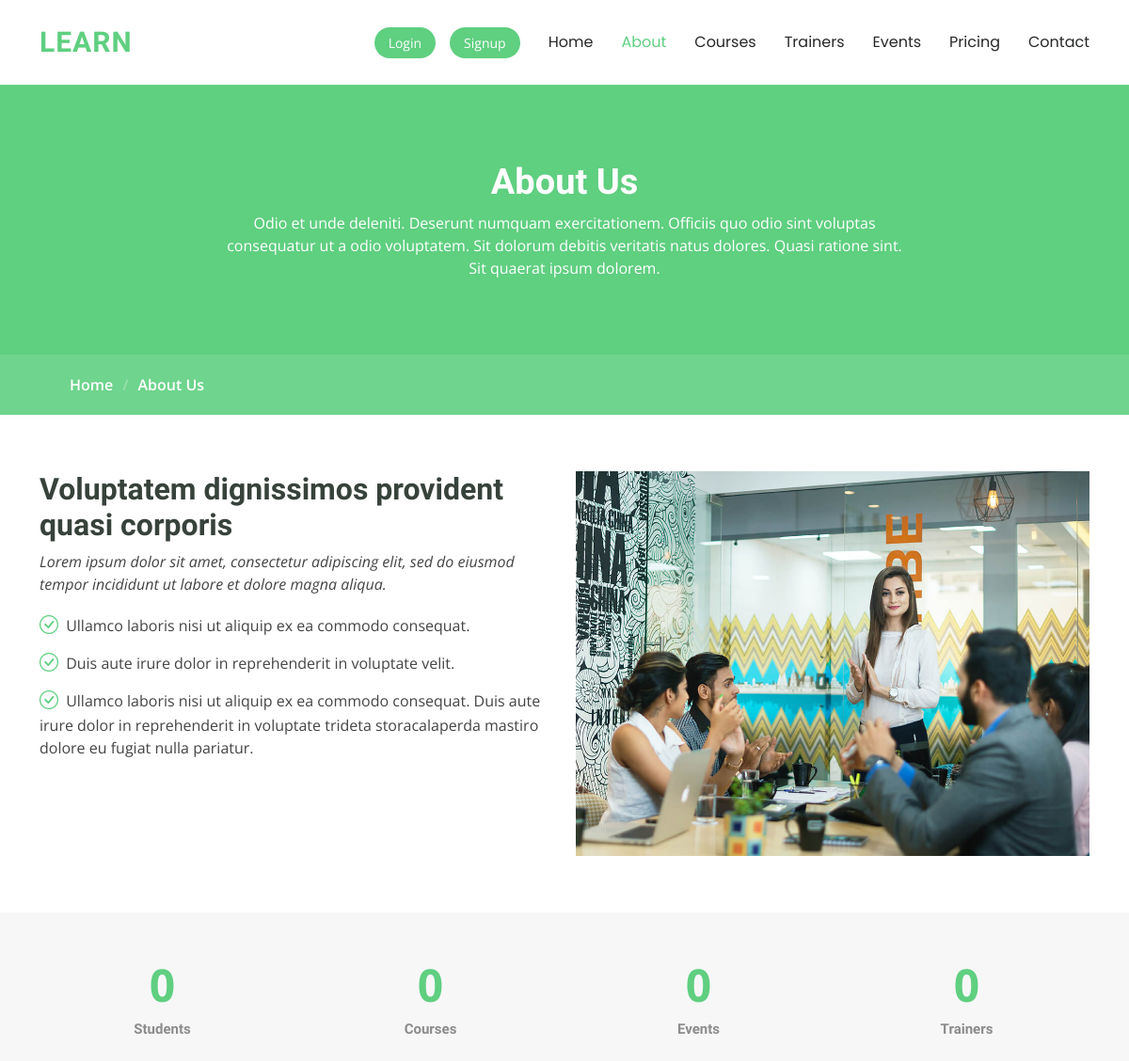
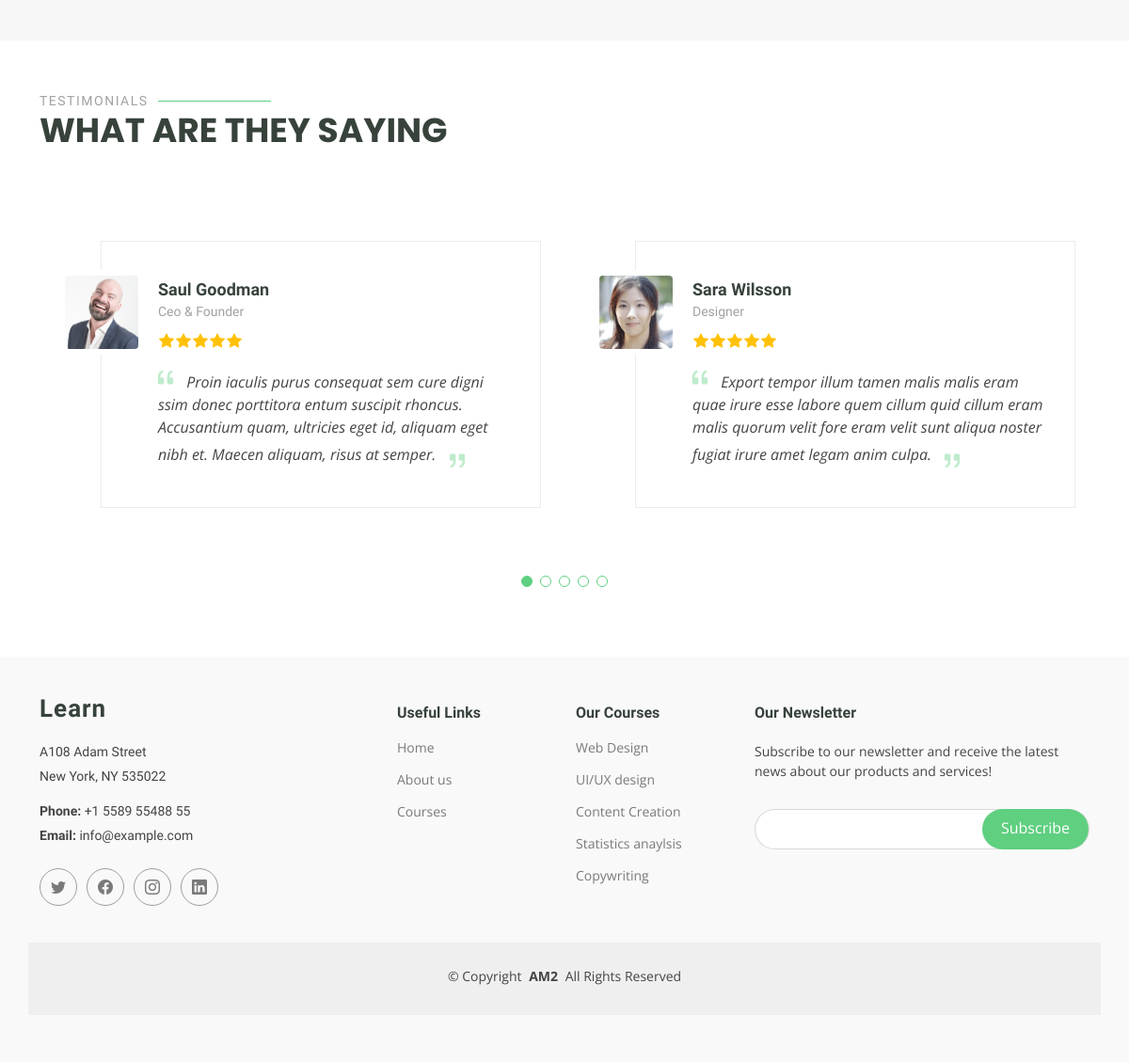
/about, run on the app's committed database (2 pictures, top to bottom).
### accounts/models.py (models this page shows)
class Course(models.Model):
    course_name = models.CharField(max_length=100)
    trainer = models.ForeignKey(Trainer, on_delete=models.CASCADE)
    cover_photo = models.ImageField(upload_to="static/img/")
    description = models.TextField()
    price = models.FloatField()
    def __str__(self):
        return self.course_name

### edu/views.py (the view)
# urls.py: path("about", v.about, name="About"),
def about(req):
    return render(req, "about.html")

### accounts/templatetags/extra.py (called while the page is built)
def limit(items, limit):
    return items[:limit]

### edu/context.py (called while the page is built)
def course_links(req):
    courses = Course.objects.all()
    return {"Courses": courses}

def student_registered_courses(req):
    if req.user.is_authenticated and not req.user.is_staff:
        student = Student.objects.get(user=req.user)
        all_courses = student.courses.all()
        return {"RegisteredCourses": all_courses}
    else:
        return {"RegisteredCourses": None}

### edu/templates/about.html (shortened to what this page needs)
{% extends "base.html" %}
{% load static %}
  {% block content %}
<body class="about-page">
  <main class="main">
    <div class="page-title" data-aos="fade">
      <div class="heading">
        <div class="container">
          <div class="row d-flex justify-content-center text-center">
            <div class="col-lg-8">
              <h1 class="">About Us<br></h1>
              <p class="mb-0">Odio et unde deleniti. Deserunt numquam exercitationem. Officiis quo odio sint voluptas
                consequatur ut a odio voluptatem. Sit dolorum debitis veritatis natus dolores. Quasi ratione sint. Sit
                quaerat ipsum dolorem.</p>
            </div>
          </div>
        </div>
      </div>
      <nav class="breadcrumbs">
        <div class="container">
          <ol>
            <li><a href="{% url 'Home' %}">Home</a></li>
            <li class="current">About Us<br></li>
          </ol>
        </div>
      </nav>
    </div>
    <section id="about-us" class="section about-us">
      <div class="container">
        <div class="row gy-4">
          <div class="col-lg-6 order-1 order-lg-2" data-aos="fade-up" data-aos-delay="100">
            <img src="{% static 'assets/img/about-2.jpg' %}" class="img-fluid" alt="">
          </div>
          <div class="col-lg-6 order-2 order-lg-1 content" data-aos="fade-up" data-aos-delay="200">
            <h3>Voluptatem dignissimos provident quasi corporis</h3>
            <p class="fst-italic">
              Lorem ipsum dolor sit amet, consectetur adipiscing elit, sed do eiusmod tempor incididunt ut labore et
              dolore
              magna aliqua.
            </p>
            <ul>
              <li><i class="bi bi-check-circle"></i> <span>Ullamco laboris nisi ut aliquip ex ea commodo
                  consequat.</span></li>
              <li><i class="bi bi-check-circle"></i> <span>Duis aute irure dolor in reprehenderit in voluptate
                  velit.</span></li>
              <li><i class="bi bi-check-circle"></i> <span>Ullamco laboris nisi ut aliquip ex ea commodo consequat. Duis
                  aute irure dolor in reprehenderit in voluptate trideta storacalaperda mastiro dolore eu fugiat nulla
                  pariatur.</span></li>
            </ul>
          </div>
        </div>
      </div>
    </section>
    <section id="counts" class="section counts">
      <div class="container" data-aos="fade-up" data-aos-delay="100">
        <div class="row gy-4">
          <div class="col-lg-3 col-md-6">
            <div class="stats-item text-center w-100 h-100">
              <span data-purecounter-start="0" data-purecounter-end="1232" data-purecounter-duration="1"
                class="purecounter"></span>
              <p class="">Students</p>
            </div>
          </div>
          <div class="col-lg-3 col-md-6">
            <div class="stats-item text-center w-100 h-100">
              <span data-purecounter-start="0" data-purecounter-end="64" data-purecounter-duration="1"
                class="purecounter"></span>
              <p class="">Courses</p>
            </div>
          </div>
          <div class="col-lg-3 col-md-6">
            <div class="stats-item text-center w-100 h-100">
              <span data-purecounter-start="0" data-purecounter-end="42" data-purecounter-duration="1"
                class="purecounter"></span>
              <p class="">Events</p>
            </div>
          </div>
          <div class="col-lg-3 col-md-6">
            <div class="stats-item text-center w-100 h-100">
              <span data-purecounter-start="0" data-purecounter-end="24" data-purecounter-duration="1"
                class="purecounter"></span>
              <p class="">Trainers</p>
            </div>
          </div>
        </div>
      </div>
    </section>
    <section id="testimonials" class="testimonials section">
      <div class="container section-title" data-aos="fade-up">
        <h2>Testimonials</h2>
        <p class="">What are they saying</p>
      </div>
      <div class="container" data-aos="fade-up" data-aos-delay="100">
        <div class="swiper">
          <div class="swiper-wrapper">
            <div class="swiper-slide">
              <div class="testimonial-wrap">
                <div class="testimonial-item">
                  <img src="{% static 'assets/img/testimonials/testimonials-1.jpg' %}" class="testimonial-img" alt="">
                  <h3>Saul Goodman</h3>
                  <h4>Ceo &amp; Founder</h4>
                  <div class="stars">
                    <i class="bi bi-star-fill"></i><i class="bi bi-star-fill"></i><i class="bi bi-star-fill"></i><i
                      class="bi bi-star-fill"></i><i class="bi bi-star-fill"></i>
                  </div>
                  <p>
                    <i class="bi bi-quote quote-icon-left"></i>
                    <span>Proin iaculis purus consequat sem cure digni ssim donec porttitora entum suscipit rhoncus.
                      Accusantium quam, ultricies eget id, aliquam eget nibh et. Maecen aliquam, risus at semper.</span>
                    <i class="bi bi-quote quote-icon-right"></i>
                  </p>
                </div>
              </div>
            </div>
            <div class="swiper-slide">
              <div class="testimonial-wrap">
                <div class="testimonial-item">
                  <img src="{% static 'assets/img/testimonials/testimonials-2.jpg' %}" class="testimonial-img" alt="">
                  <h3>Sara Wilsson</h3>
                  <h4>Designer</h4>
                  <div class="stars">
                    <i class="bi bi-star-fill"></i><i class="bi bi-star-fill"></i><i class="bi bi-star-fill"></i><i
                      class="bi bi-star-fill"></i><i class="bi bi-star-fill"></i>
                  </div>
                  <p>
                    <i class="bi bi-quote quote-icon-left"></i>
                    <span>Export tempor illum tamen malis malis eram quae irure esse labore quem cillum quid cillum eram
                      malis quorum velit fore eram velit sunt aliqua noster fugiat irure amet legam anim culpa.</span>
                    <i class="bi bi-quote quote-icon-right"></i>
                  </p>
                </div>
              </div>
            </div>
          </div>
          <div class="swiper-pagination"></div>
        </div>
      </div>
    </section>
  </main>
  {% endblock %}

### edu/templates/base.html (shortened to what this page needs)
<!DOCTYPE html>
<html lang="en">
{% load static %}
{% load extra %}
<head>
    <link href="{% static 'assets/vendor/bootstrap/css/bootstrap.min.css' %}" rel="stylesheet">
    <link href="{% static 'assets/vendor/bootstrap-icons/bootstrap-icons.css' %}" rel="stylesheet">
    <link href="{% static 'assets/vendor/aos/aos.css' %}" rel="stylesheet">
    <link href="{% static 'assets/vendor/glightbox/css/glightbox.min.css' %}" rel="stylesheet">
    <link href="{% static 'assets/vendor/swiper/swiper-bundle.min.css' %}" rel="stylesheet">
    <link href="{% static 'assets/css/main.css' %}" rel="stylesheet">
    <link href="../../static/assets/css/main.css" rel="stylesheet">
</head>
<body>
    <header id="header" class="header d-flex align-items-center sticky-top">
        <div class="container-fluid container-xl position-relative d-flex align-items-center">
            <a href="{% url 'Home' %}" class="logo d-flex align-items-center me-auto">
                <h1 class="sitename">Learn</h1>
            </a>
            <nav id="navmenu" class="navmenu">
                <ul>
                    <li><a href="{% url 'Home' %}" id="home">Home</a></li>
                    <li><a href="{% url 'About' %}" id="about">About</a></li>
                    <li><a href="{% url 'Courses' %}" id="courses">Courses</a></li>
                    <li><a href="{% url 'Train' %}" id="trainers">Trainers</a></li>
                    <li><a href="{% url 'Events' %}" id="events">Events</a></li>
                    <li><a href="{% url 'Pricing' %}" id="pricing">Pricing</a></li>
                    <li><a href="{% url 'Contact' %} " id="contact">Contact</a></li>
                </ul>
            </nav>
            {% if user.is_authenticated %}
            <a class="btn-getstarted" href="{% url 'DashBoard' %}">Profile</a>
            <a class="btn-getstarted" href="{% url 'Logout' %}">Logout</a>
            {% else %}
            <a class="btn-getstarted" href="{% url 'Login' %}">Login</a>
            <a class="btn-getstarted" href="{% url 'RedirectMe' %}">Signup</a>
            {% endif %}
        </div>
    </header>
    {% block content %}
    {% endblock %}
    <footer id="footer" class="footer position-relative">
        <div class="container footer-top">
            <div class="row gy-4">
                <div class="col-lg-4 col-md-6 footer-about">
                    <a href="{% url 'Home' %}" class="logo d-flex align-items-center">
                        <span class="sitename">Learn</span>
                    </a>
                    <div class="footer-contact pt-3">
                        <p>A108 Adam Street</p>
                        <p>New York, NY 535022</p>
                        <p class="mt-3"><strong>Phone:</strong> <span>+1 5589 55488 55</span></p>
                        <p><strong>Email:</strong> <span>info@example.com</span></p>
                    </div>
                    <div class="social-links d-flex mt-4">
                        <a href=""><i class="bi bi-twitter"></i></a>
                        <a href=""><i class="bi bi-facebook"></i></a>
                        <a href=""><i class="bi bi-instagram"></i></a>
                        <a href=""><i class="bi bi-linkedin"></i></a>
                    </div>
                </div>
                <div class="col-lg-2 col-md-3 footer-links">
                    <h4>Useful Links</h4>
                    <ul>
                        <li><a href="{% url 'Home' %}">Home</a></li>
                        <li><a href="{% url 'About' %}">About us</a></li>
                        <li><a href="{% url 'Courses' %}">Courses</a></li>
                    </ul>
                </div>
                <div class="col-lg-2 col-md-3 footer-links">
                    <h4>Our Courses</h4>
                    <ul>
                        {% for course in Courses|limit:5 %}
                        <li><a href="{% url 'Course_detail' course.id %}">{{course}}</a></li>
                        {% endfor %}
                    </ul>
                </div>
                <div class="col-lg-4 col-md-12 footer-newsletter">
                    <h4>Our Newsletter</h4>
                    <p>Subscribe to our newsletter and receive the latest news about our products and services!</p>
                    <form action="{% url 'Home' %}" method="post" class="">
                        <div class="newsletter-form">
                            <input type="email" name="Email">
                            <input type="submit" value="Subscribe">
                        </div>
                    </form>
                </div>
            </div>
        </div>
        <div class="container copyright text-center mt-4">
            <p>© <span>Copyright</span> <strong class="px-1 sitename">AM2</strong> <span>All Rights Reserved</span>
            </p>
        </div>
    </footer>
</body>
</html>

### data on the page
Course: course_name "Web Design"
Course: course_name "UI/UX design"
Course: course_name "Content Creation"
Course: course_name "Statistics anaylsis"
Course: course_name "Copywriting"
